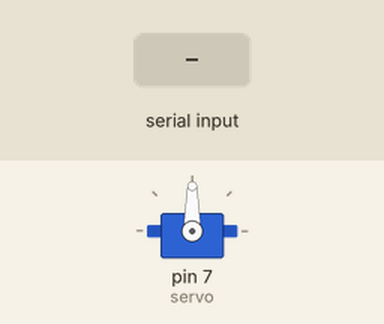
Bench run of a sketch on a simulated Arduino Uno, built with avr-gcc and run on an emulated ATmega328P. Shown: servo. Inputs (shaded band) come from the test bench.

Above: at 1.2 s.
1.3 s: "0" received over Serial
At 4.0 s:
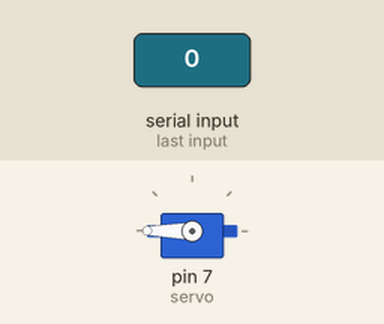
Timing chart, 0 to 5.5 s (numbered marks = the images above; inputs shaded):
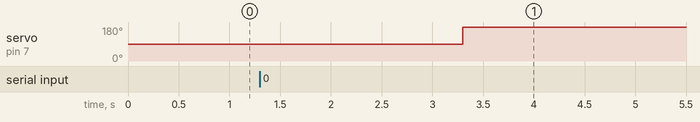

The sketch:

Proyek_Babu_As_-__Salam.ino
```cpp
#include <Servo.h>
Servo servo;

void setup() {
  Serial.begin(9600);
  servo.attach(7);
}

void loop() {
  if(Serial.available()>0){
    char data = Serial.read();
    switch(data){
      case '0':
        servo.write(90);
        delay(2000);
        servo.write(180);
        break;
      default:
        break;
    }
  }
}
```

Measured:
- after the input at 1.3 s, servo on pin 7 (servo): 90° → 180° after 2.0 s
